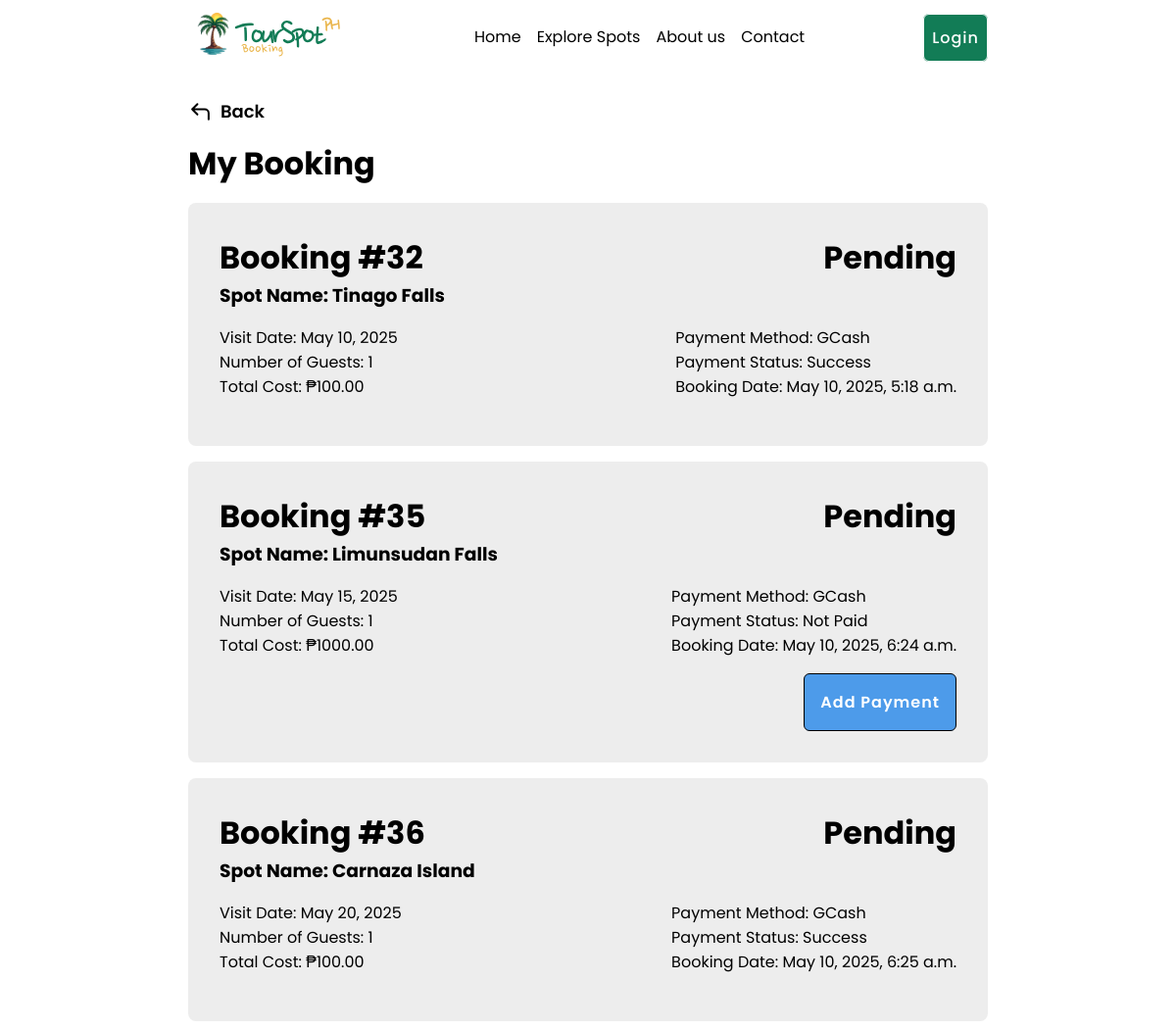
Before: /accounts/2/booking with the older database file.
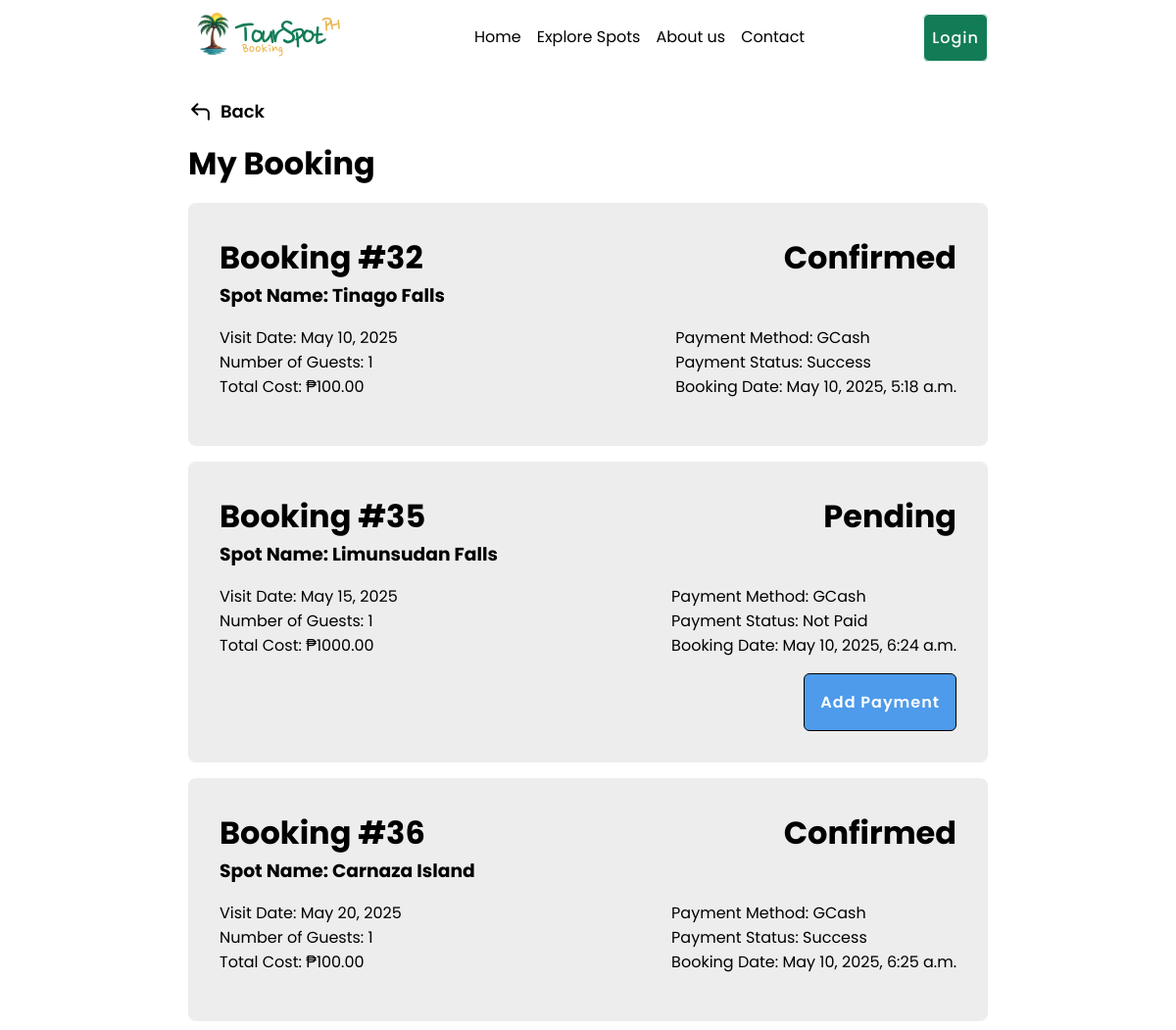
After: the same page with the newer database file.
### booking/models.py (models this page shows, shortened)
class Booking(models.Model):
    STATUS_CHOICES = [('pending', 'Pending'), ('confirmed', 'Confirmed'), ('cancelled', 'Cancelled')]
    user = models.ForeignKey(CustomUser, on_delete=models.CASCADE)
    status = models.CharField(max_length=20, choices=STATUS_CHOICES, default='pending')
    totalcost = models.DecimalField(max_digits=10, decimal_places=2, blank=True, null=True)
    createdAt = models.DateTimeField(default=timezone.now)

class Payment(models.Model):
    class paymentMethods(models.TextChoices):
        PAYPAL = 'PP', 'PayPal'
        PAYMAYA = 'MY', 'Maya'
        GCASH = 'GC', 'GCash'
    class statusChoices(models.TextChoices):
        NOT_PAID = 'NP', 'Not Paid'
        PENDING = 'P', 'Pending'
        SUCCESS = 'S', 'Success'
        FAILED = 'F', 'Failed'
        CANCELLED = 'C', 'Cancelled'
        REFUNDED = 'R', 'Refunded'
    booking = models.OneToOneField(Booking, on_delete=models.CASCADE)
    amount = models.DecimalField(max_digits=10, decimal_places=2, default=1)
    paymentMethod = models.CharField(max_length=2, choices=paymentMethods.choices, default=paymentMethods.GCASH)
    created_at = models.DateTimeField(auto_now_add=True)
    status = models.CharField(max_length=2, choices=statusChoices.choices, default=statusChoices.NOT_PAID)

### booking/views/views.py (the view)
# urls.py: path('accounts/<int:id>/booking', views.user_booking, name='user_booking'),
def user_booking(request, id):
    user_bookings = Booking.objects.filter(user=id)
    if not user_bookings.exists():
        context = {
            'title': "My Bookings",
            'action': "My Bookings",
        }
    else:
        payments = Payment.objects.filter(booking__in=user_bookings)
        booking_lines = BookingLine.objects.filter(booking__in=user_bookings)
        context = {
            'user_bookings': user_bookings,
            'payments': payments,
            'booking_lines': booking_lines,
            'title': "My Bookings",
            'action': "My Bookings",
        }
    template = loader.get_template('accounts/bookings/booking.html')
    return HttpResponse(template.render(context, request))

### booking/models.py (called while the page is built)
    def __str__(self):
        return self.spotname

### booking/templates/accounts/bookings/booking.html (shortened to what this page needs)
{% extends 'master.html' %}
{% load static %}
{% block stylesheets %}
<link rel="stylesheet" href="{% static 'account.css' %}">
{% endblock %}
{% block content %}
<div class="user-profile-section section">
    <div class="view-header">
        <a href="{% url 'touristspots' %}" class="back-btn delt"><img src="{% static 'icon/action-icons=back.svg' %}"> Back </a>
        <div>
            <h1> My Booking </h1>
        </div>
    </div>
    <div class="content_body">
        <div class="info-container">
           <div class="list-container">
                {% for booking in user_bookings %}
                <div class="list-item">
                    <div class="list-header">
                        <h1><span> Booking #{{ booking.id }}</span> <span>{{ booking.status }}</span></h1>
                        {% for booking_line in booking.bookingline_set.all %}
                            <h3> Spot Name: {{ booking_line.spot }}</h3>
                        {% endfor %}
                    </div>
                    <div class="list-body">
                        <div class="list-content">
                            {% for booking_line in booking.bookingline_set.all %}
                                <p> Visit Date: {{ booking_line.visitDate }}</p>
                                <p> Number of Guests: {{ booking_line.numberOfPeople }}</p>
                            {% endfor %}
                            <p> Total Cost: ₱{{ booking.totalcost }}</p>
                        </div>
                        <div class="list-footer">
                            {% with payment=booking.payment %}
                                {% if payment %}
                                    <p> Payment Method: {{ payment.get_paymentMethod_display }}</p>
                                    <p> Payment Status: {{ payment.get_status_display }}</p>
                                {% endif %}
                            {% endwith %}
                            <p> Booking Date: {{ booking.createdAt }}</p>
                        </div>
                    </div>
                    <div class="list-actions">
                       {% with payment=booking.payment %}
                            {% if payment.status == 'P' %}
                                <a href="" class="button "> Cancel </a>
                            {% elif payment.status == 'NP' %}
                                <a href="{% url 'payment' booking.id %}" class="button button-blue"> Add Payment </a>
                            {% endif %}
                        {% endwith %}
                    </div>
                </div>
                {% endfor %}
            </div>
        </div>
    </div>
</div>
{% endblock %}

Changed rows visible on the page:
changed Booking "May 10, 2025, 5:18 a.m.": status "Pending" → "Confirmed"
changed Booking "May 10, 2025, 6:25 a.m.": status "Pending" → "Confirmed"
